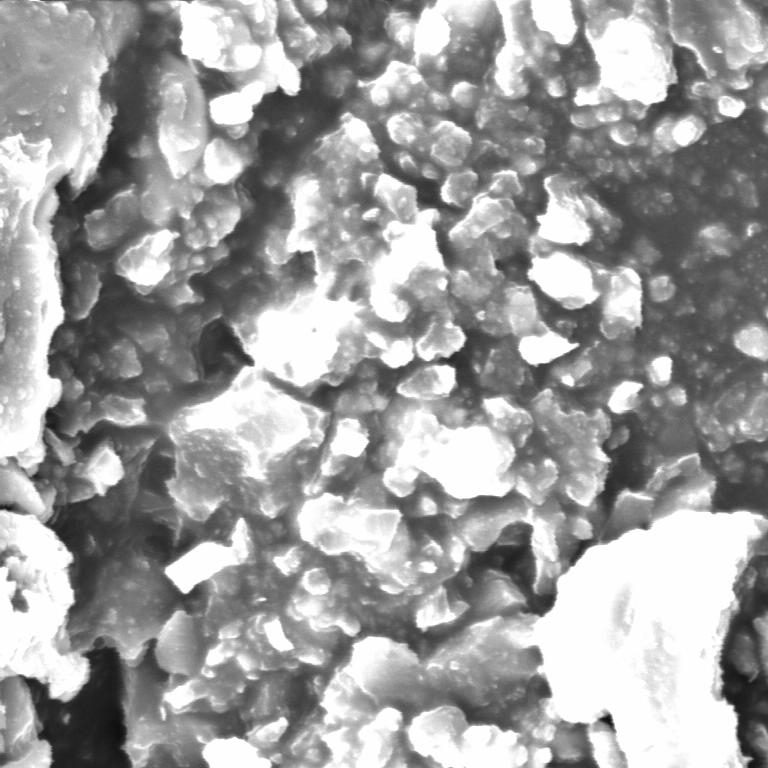
#> input picture test3/2/test3_2.jpg, 768 x 768 px
$ python main.py   (older library calls are emulated)
#> lines starting #> are read from the running program, lines starting #| are printed output that depends on the picture; after the words box and inside, x2 and y2 are one past the last pixel; in counts of white or black regions, pixels touching at a corner belong together
### tools.py
import cv2


# [17 lines left out: functions get_maximum_pixel_in_image, get_average_pixel_in_image, not called in this run]


def get_details(img, dictionary):
    labels = list()
    values = list()
    for i in dictionary.keys():
        d = dictionary[i]
        img_tmp = img.copy()

        labels.append(int(d[0][4]))
        values.append(len(d))

        for j in d:
            counter = j[0]
            x, y = j[1]
            w, h = j[2]
            avg = j[4]

            img_tmp = cv2.rectangle(img_tmp, (x, y), (x + w, y + h), (0, 255, 0), 1)

            # add number
            font = cv2.FONT_HERSHEY_SIMPLEX
            position = (x, y)
            fontScale = .3
            fontColor = (255, 255, 255)
            lineType = 1

            img_tmp = cv2.putText(img_tmp, str(counter),
                        position,
                        font,
                        fontScale,
                        fontColor,
                        lineType)
            with open('details.xls', 'a') as f:
                f.write(str(counter) + ', ' + str(avg))
                f.write('\n')
        img_name = int(d[0][4])
        cv2.imwrite('details' + str(img_name) + '.jpg', img_tmp)

### main.py
import cv2
import tools
import random
import matplotlib.pyplot as plt
from decimal import Decimal, ROUND_DOWN
import numpy as np


def plot_bar(labels, values, name):
    plt.bar(labels, values)
    plt.xlabel('size', fontsize=5)
    plt.ylabel('distribution', fontsize=5)
    # plt.xticks(index, label, fontsize=5, rotation=30)
    plt.title('Micro')
    plt.savefig('bar_plot' + str(name) + '.jpg')
    plt.clf()


# test1 200um 63
# test2 20um 139
# test3-1 200um 63
# test3-2 20um 210
# test4 50um 90

# 21.5 * 20 um , t  63
def main():
    path = './test3/2/test3_2.jpg'
    measurement = 21.5 * 2 / 768
    img = cv2.imread(path)
#> img is the input picture: shape (768, 768, 3); min 10, max 255, mean 158.1
    gray = cv2.cvtColor(img, cv2.COLOR_BGR2GRAY)
    ret, thresh1 = cv2.threshold(gray, 210, 255, cv2.THRESH_BINARY)
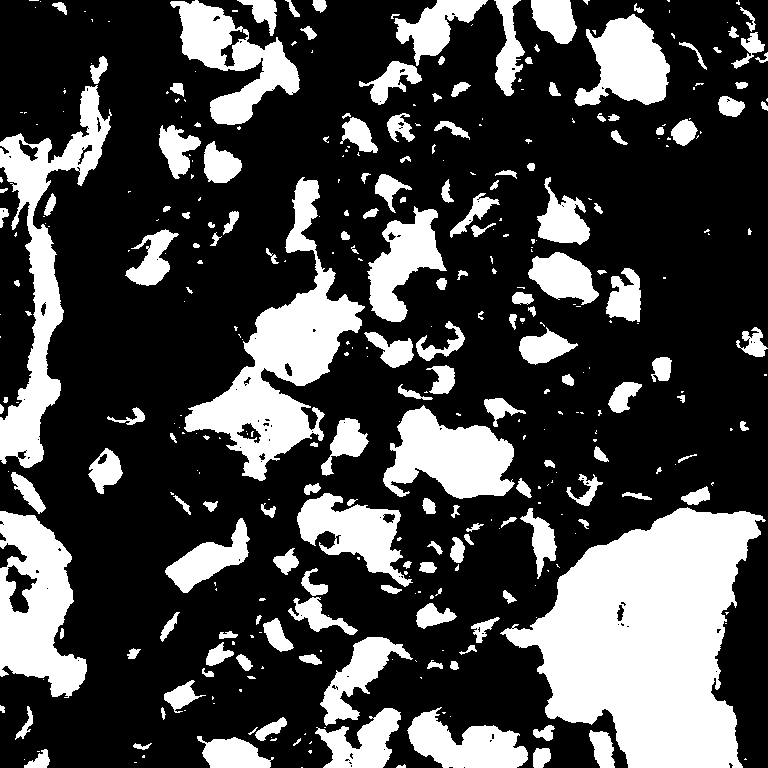
#> thresh1: shape (768, 768); 28.2% white; 372 white regions (197 under 20 px)
    # [8 lines of commented-out code are left out]
    im2, contours, hierarchy = cv2.findContours(thresh1, cv2.RETR_TREE, cv2.CHAIN_APPROX_SIMPLE)
#> contours = 474 contours, 306 with area under 20; largest, box (x1, y1, x2, y2) and area: (500, 507, 766, 768) 40186, (184, 177, 365, 481) 15628, (0, 85, 112, 468) 11330, (0, 511, 87, 698) 10278, (383, 405, 515, 499) 7426
    # cv2.drawContours(img, contours, -1, (0, 255, 0), 1)

    counter = 0
    dictionary = dict()
    for i, v in enumerate(contours):

        # if random.random() > .3:
        #     continue

        if hierarchy[0][i][3] != -1:
            continue

        x, y, w, h = cv2.boundingRect(v)

        width = w * measurement
        height = h * measurement
        avg = (width + height) / 2
        avg_int = int(avg)

        if avg_int in dictionary:
            l = list()
            l.append(counter)
            l.append((x, y))
            l.append((w, h))
            l.append((width, height))
            l.append(avg)
            dictionary[avg_int].append(l)
        else:
            l = list()
            l.append(counter)
            l.append((x, y))
            l.append((w, h))
            l.append((width, height))
            l.append(avg)
            dictionary[avg_int] = list()
            dictionary[avg_int].append(l)
        counter += 1
#> this loop made 474 passes
#> (x, y, w, h, width, height, avg, avg_int) on passes 2, 4, 6: (396, 764, 10, 4, 0.56, 0.224, 0.392, 0), (24, 759, 1, 1, 0.056, 0.056, 0.056, 0), (142, 755, 3, 3, 0.168, 0.168, 0.168, 0)

    labels = list()
    values = list()
    labels.append(list())
    values.append(list())
    k = 1
    for i in dictionary.keys():
        d = dictionary[i]

        count = len(d)
        if count > 100:
            labels.append(list())
            values.append(list())
            d_temp = dict()
            for j in d:
                avg = j[4]
                rounded = Decimal(avg).quantize(Decimal('.1'), rounding=ROUND_DOWN)
                rounded = float(rounded)
                if rounded in d_temp:
                    d_temp[rounded].append(avg)
                else:
                    d_temp[rounded] = list()
                    d_temp[rounded].append(avg)
            for j in d_temp.keys():
                labels[k].append(str(j))
                values[k].append(len(d_temp[j]))
            print(labels[k])
            print(values[k])
            plot_bar(labels[k], values[k], str(k))
            k += 1

        else:
            labels[0].append(int(d[0][4]))
            values[0].append(len(d))
#> this loop made 10 passes
#> i on passes 6, 8, 9, 10: 2, 14, 6, 13
#| ['0.0', '0.3', '0.1', '0.2', '0.7', '0.4', '0.5', '0.6', '0.9', '0.8']
#| [66, 32, 83, 35, 14, 18, 21, 8, 5, 13]
#> pass 1, in plot_bar, `plt.savefig('bar_plot' + str(name) + '.jpg')`:
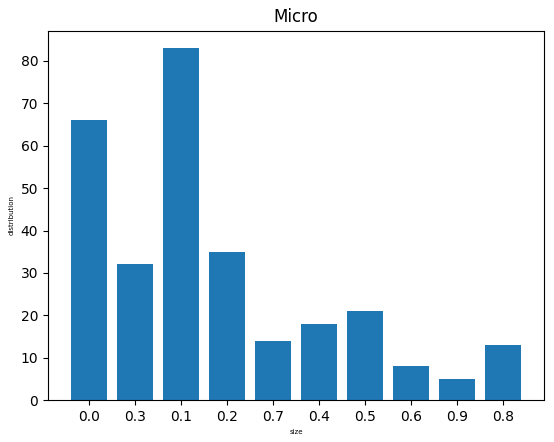
#> figure drawn by matplotlib, 1 panel; tallest bar 83 high, from x = 1.6 to 2.4


    plot_bar(labels[0], values[0], 'main')
#> call 2 of plot_bar, with name = 'main'
#> in plot_bar (call 2), `plt.savefig('bar_plot' + str(name) + '.jpg')`:
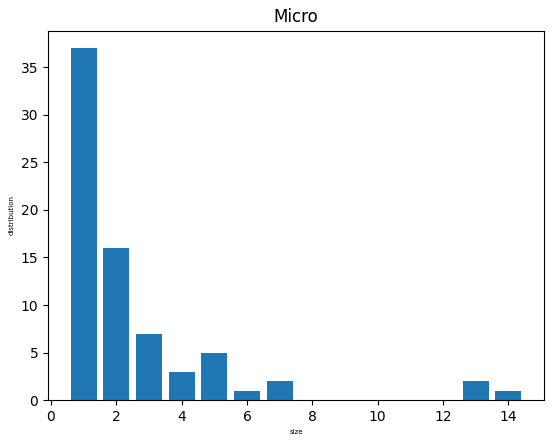
#> figure drawn by matplotlib, 1 panel; tallest bar 37 high, from x = 0.6 to 1.4
    tools.get_details(img, dictionary)
#> the loop in get_details, `for i in dictionary.keys():` made 10 passes
#> pass 1, in get_details, `cv2.imwrite('details' + str(img_name) + '.jpg', img_tmp)`:
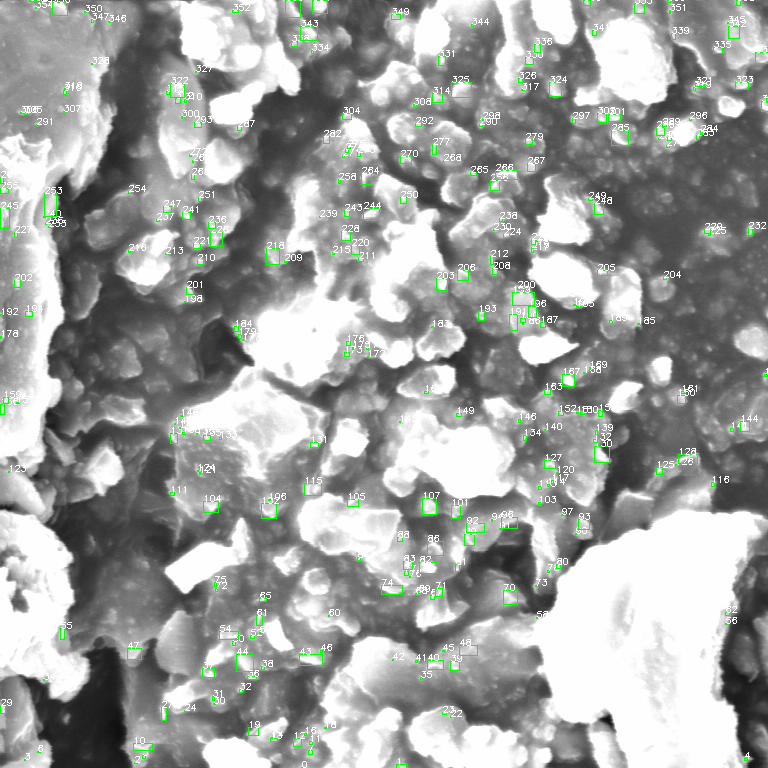
#> saved as details0.jpg: shape (768, 768, 3); mean B, G, R 158, 160.3, 158
#> pass 2, in get_details, `cv2.imwrite('details' + str(img_name) + '.jpg', img_tmp)`:
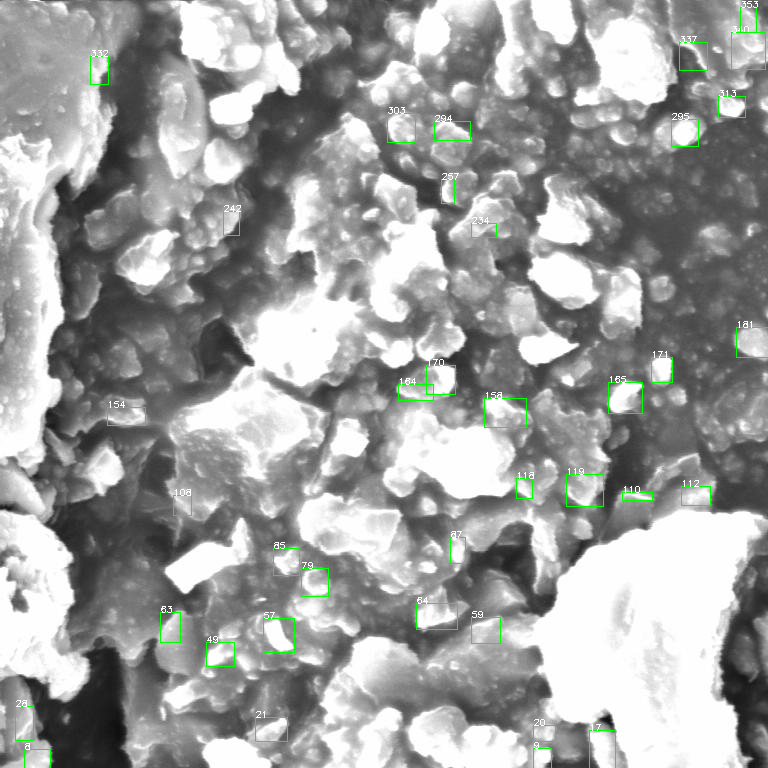
#> saved as details1.jpg: shape (768, 768, 3); mean B, G, R 157.4, 158.9, 157.4

    # [5 lines of commented-out code are left out]


if __name__ == '__main__':
    main()
